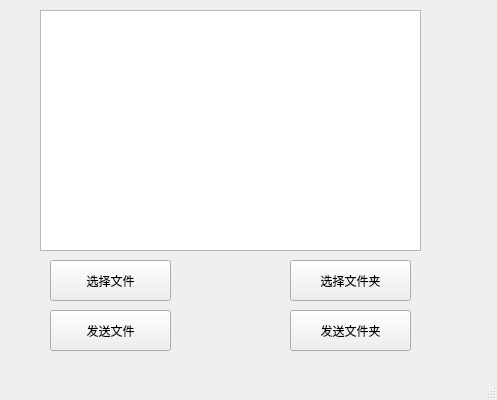
<?xml version="1.0" encoding="UTF-8"?>
<ui version="4.0">
 <class>File</class>
 <widget class="QMainWindow" name="File">
  <property name="geometry">
   <rect>
    <x>0</x>
    <y>0</y>
    <width>497</width>
    <height>400</height>
   </rect>
  </property>
  <property name="windowTitle">
   <string>MainWindow</string>
  </property>
  <widget class="QWidget" name="centralwidget">
   <widget class="QPushButton" name="videoButton_2">
    <property name="geometry">
     <rect>
      <x>50</x>
      <y>260</y>
      <width>121</width>
      <height>41</height>
     </rect>
    </property>
    <property name="text">
     <string>选择文件</string>
    </property>
   </widget>
   <widget class="QTextBrowser" name="textBrowser_2">
    <property name="geometry">
     <rect>
      <x>40</x>
      <y>10</y>
      <width>381</width>
      <height>241</height>
     </rect>
    </property>
   </widget>
   <widget class="QPushButton" name="videoButton_3">
    <property name="geometry">
     <rect>
      <x>50</x>
      <y>310</y>
      <width>121</width>
      <height>41</height>
     </rect>
    </property>
    <property name="text">
     <string>发送文件</string>
    </property>
   </widget>
   <widget class="QPushButton" name="videoButton_4">
    <property name="geometry">
     <rect>
      <x>290</x>
      <y>260</y>
      <width>121</width>
      <height>41</height>
     </rect>
    </property>
    <property name="text">
     <string>选择文件夹</string>
    </property>
   </widget>
   <widget class="QPushButton" name="videoButton_5">
    <property name="geometry">
     <rect>
      <x>290</x>
      <y>310</y>
      <width>121</width>
      <height>41</height>
     </rect>
    </property>
    <property name="text">
     <string>发送文件夹</string>
    </property>
   </widget>
  </widget>
  <widget class="QMenuBar" name="menubar">
   <property name="geometry">
    <rect>
     <x>0</x>
     <y>0</y>
     <width>497</width>
     <height>22</height>
    </rect>
   </property>
  </widget>
  <widget class="QStatusBar" name="statusbar"/>
 </widget>
 <resources/>
 <connections/>
</ui>
